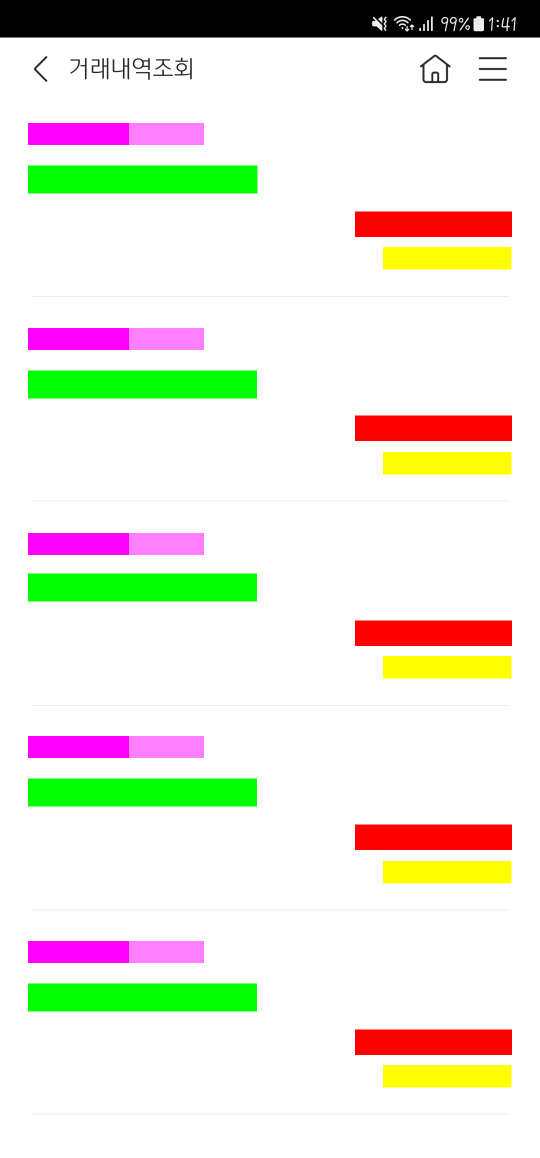
#> input picture bank_templates/template_kookmin1_colored.png, 1080 x 2316 px (shown at 1/2 size); the run also reads 3 pictures not shown here
$ jupyter execute --allow-errors customOCR.ipynb
#> lines starting #> are read from the running program, lines starting #| are printed output that depends on the picture; after the words box and inside, x2 and y2 are one past the last pixel; in counts of white or black regions, pixels touching at a corner belong together
[cell 1]
# RGNZSk1PVVhNWUplbG1xSEJvc29lTU1rT3Vza3BXQks=

[cell 2]
import requests
import uuid
import time
import json

api_url = 'https://6qrqmcifot.apigw.ntruss.com/custom/v1/43286/8e0b280a131c8fa7f2589b0e0e8c73f24dd0adafff084df720952fdb4a3687ca/general'
secret_key = 'RGNZSk1PVVhNWUplbG1xSEJvc29lTU1rT3Vza3BXQks='
image_file = './bank_statement/국민.png'

request_json = {
    'images': [
        {
            'format': 'jpg',
            'name': 'demo'
        }
    ],
    'requestId': str(uuid.uuid4()),
    'version': 'V2',
    'timestamp': int(round(time.time() * 1000))
}

payload = {'message': json.dumps(request_json).encode('UTF-8')}
#> (the rest of this cell did not finish here and is left out)

#> (a cell that did not finish here is left out)

[cell 4]
import easyocr

# 한국어('ko')와 영어('en')를 사용하도록 리더 초기화 (최초 실행 시 모델 다운로드)
#> (the rest of this cell did not finish here and is left out)

[cell 5]
import sys
import os

# '뽀로로' 라이브러리를 시스템 경로에 추가하여 import 가능하게 만듭니다.
pororo_path = './pororo_main'
if pororo_path not in sys.path:
    sys.path.append(pororo_path)

from pororo_main.main import PororoOcr

# 1. '뽀로로' OCR 모델을 초기화합니다.
# 처음 실행 시 모델을 메모리에 로드하므로 시간이 걸릴 수 있습니다.
#> (the rest of this cell did not finish here and is left out)

[cell 6]
import pandas as pd

# 이전 셀에서 얻은 ocr_result를 사용합니다.
#> (the rest of this cell did not finish here and is left out)

[cell 7]
import pandas as pd
import os
from tqdm import tqdm
import matplotlib.pyplot as plt

# 이미지가 저장된 디렉토리
image_dir = './bank_statement'
# 처리할 이미지 확장자 목록
allowed_extensions = ['.png', '.jpg', '.jpeg']

# 디렉토리에서 이미지 파일 목록을 가져옵니다.
try:
    image_files = [f for f in os.listdir(image_dir) if os.path.splitext(f)[1].lower() in allowed_extensions]
except FileNotFoundError:
    print(f"오류: '{image_dir}' 폴더를 찾을 수 없습니다. 폴더를 생성하고 이미지를 넣어주세요.")
    image_files = []

# 모든 이미지의 처리 결과를 담을 리스트
all_processed_data = []

# 각 이미지 파일을 순회하며 OCR 수행
for filename in tqdm(image_files, desc="이미지 처리 중"):
    image_path = os.path.join(image_dir, filename)

    # --- 수정된 부분: debug=True로 변경하여 결과 이미지를 받음 ---
    # ocr.run_ocr은 debug=True일 때 (원본 이미지, ROI 이미지) 튜플을 반환합니다.
    result_images = ocr.run_ocr(image_path, debug=True)
    ocr_result = ocr.get_ocr_result()

    # --- 추가된 부분: 결과 이미지 출력 ---
    if result_images and len(result_images) == 2:
        # ROI(Region of Interest) 이미지를 출력합니다.
        roi_image = result_images[1]
        plt.figure(figsize=(10, 12))
        plt.imshow(roi_image)
        plt.title(f"OCR Result for: {filename}")
        plt.axis('off') # 축 정보 숨기기
        plt.show()
    # --- 여기까지 추가 ---

    # OCR 결과가 있을 경우에만 데이터 처리
    if ocr_result and ocr_result.get('description'):
        for text, bbox_info in zip(ocr_result['description'], ocr_result['bounding_poly']):
            vertices = bbox_info['vertices']

            x_coords = [vertex['x'] for vertex in vertices]
            y_coords = [vertex['y'] for vertex in vertices]

            x_min, y_min = min(x_coords), min(y_coords)
            x_max, y_max = max(x_coords), max(y_coords)

            all_processed_data.append({
                'image_id': filename,
                'text': text,
                'x_min': x_min, 'y_min': y_min,
                'x_max': x_max, 'y_max': y_max,
                'label': 'O'
            })

# 모든 결과를 하나의 DataFrame으로 합칩니다.
final_df = pd.DataFrame(all_processed_data)

# DataFrame을 CSV 파일로 저장합니다.
output_csv_path = 'ocr_results2.csv'
final_df.to_csv(output_csv_path, index=False, encoding='utf-8-sig')

print(f"\n모든 이미지 처리가 완료되었습니다. 결과가 '{output_csv_path}' 파일에 저장되었습니다.")

# 저장된 결과의 일부를 확인합니다.
display(final_df.head())

[cell 8]
import pandas as pd
import re

def parse_amount(text, label):
    """Amount 텍스트에서 숫자만 추출하고, label에 따라 부호를 결정하는 함수"""
    if text is None:
        return None
    try:
        cleaned_text = re.sub(r'[^\d.-]', '', str(text))
        amount = float(cleaned_text)
        if label == 'AMOUNT_OUT' and amount > 0:
            return -amount
        return amount
    except (ValueError, TypeError):
        return None

# 1. 라벨링된 CSV 파일 로드
try:
    labeled_df = pd.read_csv('ocr_results.csv')
#> (reads ocr_results.csv from the repository)
    print("ocr_results.csv 파일을 성공적으로 불러왔습니다.")
except FileNotFoundError:
    print("오류: ocr_results.csv 파일을 찾을 수 없습니다. 파일명을 확인해주세요.")
    labeled_df = None

if labeled_df is not None:
    # 최종 결과를 담을 리스트 초기화
    all_structured_transactions = []

    # 이미지 ID 별로 그룹화하여 처리
    for image_id, group in labeled_df.groupby('image_id'):

        # '사람이 보듯이' 위에서 아래로, 왼쪽에서 오른쪽으로 정렬
        group = group.sort_values(by=['y_min', 'x_min']).reset_index(drop=True)

        # --- ★★★ 최종 로직: 순차적 상태 기반 파서 ★★★ ---

        # 현재 이미지에서 처리 중인 정보를 담을 변수들
        current_transaction = {}
        last_known_date = None

        # 정렬된 순서대로 OCR 결과를 하나씩 순회
        for _, item in group.iterrows():
            label = item['label']
            text = item['text']

            # 1. 날짜 정보 업데이트
            if label == 'DATE':
                last_known_date = text
                # 만약 날짜가 거래처/금액보다 늦게 나와 이전 거래가 이미 완성된 경우,
                # 마지막 거래의 날짜를 업데이트 해줄 수 있음 (선택적)
                if all_structured_transactions and all_structured_transactions[-1]['image_id'] == image_id and all_structured_transactions[-1]['date'] is None:
                    all_structured_transactions[-1]['date'] = last_known_date


            # 2. 거래처 정보 수집
            elif label == 'MERCHANT':
                # 만약 이미 '현재 거래'에 거래처가 있는데 새로운 거래처가 나오면,
                # 이전 거래는 완성되지 못했으므로 버리고 새로 시작.
                if 'merchant' in current_transaction:
                    current_transaction = {} # 초기화
                current_transaction['merchant'] = text

            # 3. 금액 정보 수집
            elif label in ['AMOUNT_IN', 'AMOUNT_OUT']:
                if 'amount' in current_transaction:
                    current_transaction = {} # 이미 금액이 있는데 또 나오면 초기화
                current_transaction['amount'] = parse_amount(text, label)

            # 4. 거래 완성 조건 확인
            # '거래처'와 '금액'이 모두 채워졌다면 하나의 거래로 완성!
            if 'merchant' in current_transaction and 'amount' in current_transaction:
                # 완성된 거래에 이미지 ID와 날짜를 추가
                current_transaction['image_id'] = image_id
                current_transaction['date'] = last_known_date

                # 최종 결과 리스트에 추가
                all_structured_transactions.append(current_transaction)

                # '현재 거래'를 초기화하여 다음 거래를 준비
                current_transaction = {}

    # 최종 결과 DataFrame 생성
    final_df = pd.DataFrame(all_structured_transactions)

    # 결과 저장 및 출력
    output_path = 'transactions_processed_essentials.csv'
    final_df.to_csv(output_path, index=False, encoding='utf-8-sig')

    print(f"\n핵심 정보 추출이 완료되었습니다. 결과가 '{output_path}' 파일에 저장되었습니다.")
    display(final_df)

[cell 9]
import pandas as pd
import random
from datetime import datetime, timedelta
import os

# --- 설정값 ---
# train_bert_all_cnn4.py에서 사용하는 거래처 데이터 파일 경로
MERCHANT_DATA_PATH = './processed_data/region_all_processed_data.csv'

# --- 데이터 로딩 ---
# 거래처명 데이터 로드 (파일이 없을 경우 예외 처리)
try:
    merchant_df = pd.read_csv(MERCHANT_DATA_PATH)
    # '상호명_Regulated' 컬럼의 값을 리스트로 변환, 중복 제거
    merchant_list = merchant_df['상호명_Regulated'].dropna().unique().tolist()
    print(f"'{MERCHANT_DATA_PATH}'에서 {len(merchant_list)}개의 고유 거래처명을 불러왔습니다.")
except FileNotFoundError:
    print(f"경고: 거래처 데이터 파일('{MERCHANT_DATA_PATH}')을 찾을 수 없습니다. 가상 거래처명을 사용합니다.")
    # Faker를 대체할 간단한 가상 거래처명 생성
    merchant_list = [f'가상상점_{i}' for i in range(200)]
    merchant_list.extend([f'가상회사_{i}(주)' for i in range(50)])


def generate_realistic_transactions(num_transactions, merchants):
    """
    사용자 요구사항에 맞춰 현실성을 높인 가상 거래내역 데이터프레임을 생성합니다.
    """
#> called with num_transactions = 7311
    if not merchants:
        print("오류: 거래처 목록이 비어있습니다. 거래 데이터를 생성할 수 없습니다.")
        return pd.DataFrame()

    transactions = []

    # 1. 날짜는 오늘부터 한달 이내 랜덤한 시점으로 설정
    # 가장 최근 거래 날짜를 오늘 ~ 30일 전 사이에서 랜덤하게 설정
    current_date = datetime.now() - timedelta(days=random.randint(0, 29))

    for _ in range(num_transactions):

        # 4. 거래 날짜는 일정한 확률로 이동
        # 40% 확률로 같은 날, 30% 확률로 하루 전, 20% 확률로 이틀 전, 10% 확률로 사흘 전
        rand_val = random.random()
        if rand_val < 0.4:
            day_delta = 0
        elif rand_val < 0.7:
            day_delta = 1
        elif rand_val < 0.9:
            day_delta = 2
        else:
            day_delta = 3

        current_date -= timedelta(days=day_delta)
        # 같은 날이라도 다른 거래처럼 보이도록 시간은 랜덤하게 설정
        transaction_date = current_date.replace(hour=random.randint(0,23), minute=random.randint(0,59), second=random.randint(0,59))

        # 2. 실제 거래처명 중 랜덤으로 하나 선택
        merchant_name = random.choice(merchants)

        # 3. 출금/입금 비율 및 금액 조정
        if random.random() < 0.9: # 90% 확률로 출금
            amount = -random.randint(10, 2000) * 100
        else: # 10% 확률로 입금 (월급 등 고려)
            amount = random.randint(50, 40000) * 100

        transactions.append({
            'date': transaction_date.strftime('%Y.%m.%d'), # 날짜 형식은 기존과 동일하게 유지
            'merchant': merchant_name,
            'amount': float(amount)
        })

    return pd.DataFrame(transactions)

# 1000 ~ 10000건 사이의 가상 거래내역 생성
num_to_generate = random.randint(1000, 10000)
synthetic_df = generate_realistic_transactions(num_to_generate, merchant_list)

print(f"\n현실성을 반영한 가상 거래 데이터 {len(synthetic_df)}건 생성이 완료되었습니다.")
display(synthetic_df)

[cell 10]
import cv2
import numpy as np
from PIL import Image, ImageDraw, ImageFont
import os
from tqdm import tqdm
import pandas as pd
import random
from datetime import datetime, timedelta

# --- 1. 설정 (변경 없음) ---
COLOR_TO_LABEL_MAP = {
    (255, 0, 255): 'DATE',
    (0, 255, 255): 'DATE_HEADER',
    (0, 255, 0):   'MERCHANT',
    (0, 0, 255):   'MEMO',
    (255, 0, 0):   'AMOUNT',
    (255, 255, 0): 'BALANCE',
}
COLORED_TEMPLATE_PATH = './bank_templates/template_kakao_colored.png'
CLEAN_TEMPLATE_PATH = './bank_templates/template_kakao_clean.png'
output_dir = './generated_bank_statements_final'
os.makedirs(output_dir, exist_ok=True)
label_output_file = os.path.join(output_dir, 'generated_labels.csv')

# --- 2. 폰트 로딩 (변경 없음) ---
font_dir = './fonts'
font_sizes_to_load = [28, 30, 32, 36, 38]
loaded_fonts = []
try:
    font_files = [f for f in os.listdir(font_dir) if f.lower().endswith('.ttf')]
    if not font_files: raise FileNotFoundError("폰트 파일을 찾을 수 없습니다.")
    for font_file in font_files:
        for size in font_sizes_to_load:
            loaded_fonts.append(ImageFont.truetype(os.path.join(font_dir, font_file), size))
    print(f"'{font_dir}'에서 {len(font_files)}개 폰트 파일을 로드하여 {len(loaded_fonts)}개의 폰트 객체를 생성했습니다.")
except FileNotFoundError as e:
    print(f"경고: '{font_dir}' 폴더에 .ttf 폰트 파일이 없습니다. ({e})")
    loaded_fonts = [ImageFont.load_default()]

# --- 3. 템플릿 파싱 (변경 없음) ---
def parse_layout_from_color_template(template_path, color_map):
    try:
        image = cv2.imread(template_path)
#> image is the input picture: shape (2316, 1080, 3); mean B, G, R 219.4, 232.2, 233.5
        image_rgb = cv2.cvtColor(image, cv2.COLOR_BGR2RGB)
    except Exception as e: return None
    layout = {label: [] for label in color_map.values()}
    for color, label in color_map.items():
        mask = cv2.inRange(image_rgb, np.array(color), np.array(color))
        contours, _ = cv2.findContours(mask, cv2.RETR_EXTERNAL, cv2.CHAIN_APPROX_SIMPLE)
        for contour in contours:
            x, y, w, h = cv2.boundingRect(contour)
            layout[label].append((x, y, x + w, y + h))
#> this loop made 6 passes
#> pass 1, in parse_layout_from_color_template, `mask = cv2.inRange(image_rgb, np.array(color), np.array(color))`:
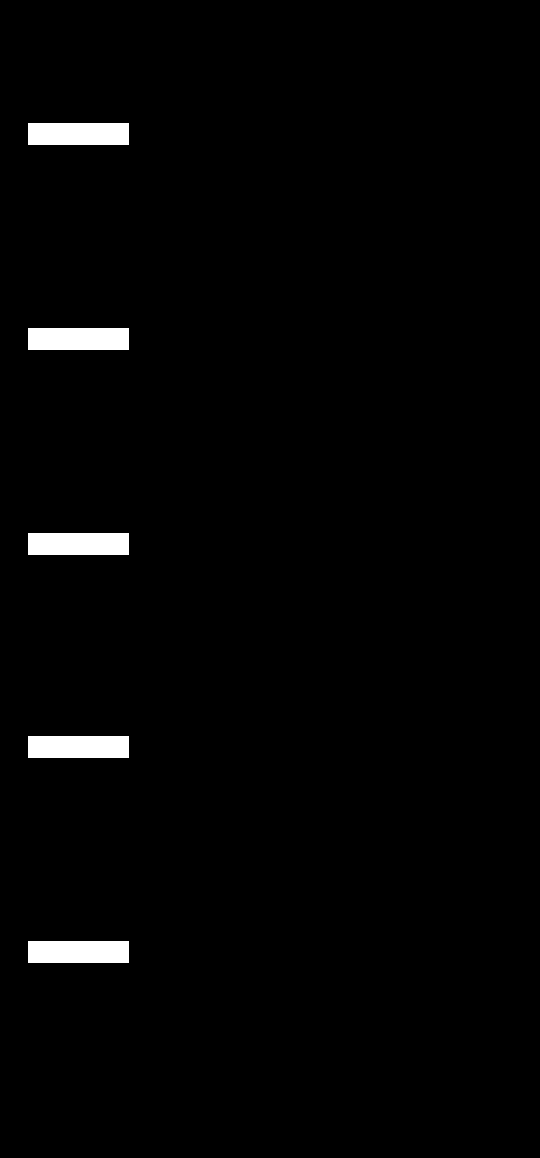
#> mask: shape (2316, 1080) (shown at 1/2 size); 1.8% white; 5 white regions, box (x1, y1, x2, y2) and area: (56, 246, 258, 290) 8888, (56, 656, 258, 700) 8888, (56, 1066, 258, 1110) 8888, (56, 1472, 258, 1516) 8888, (56, 1882, 258, 1926) 8888
#> pass 3, in parse_layout_from_color_template, `mask = cv2.inRange(image_rgb, np.array(color), np.array(color))`:
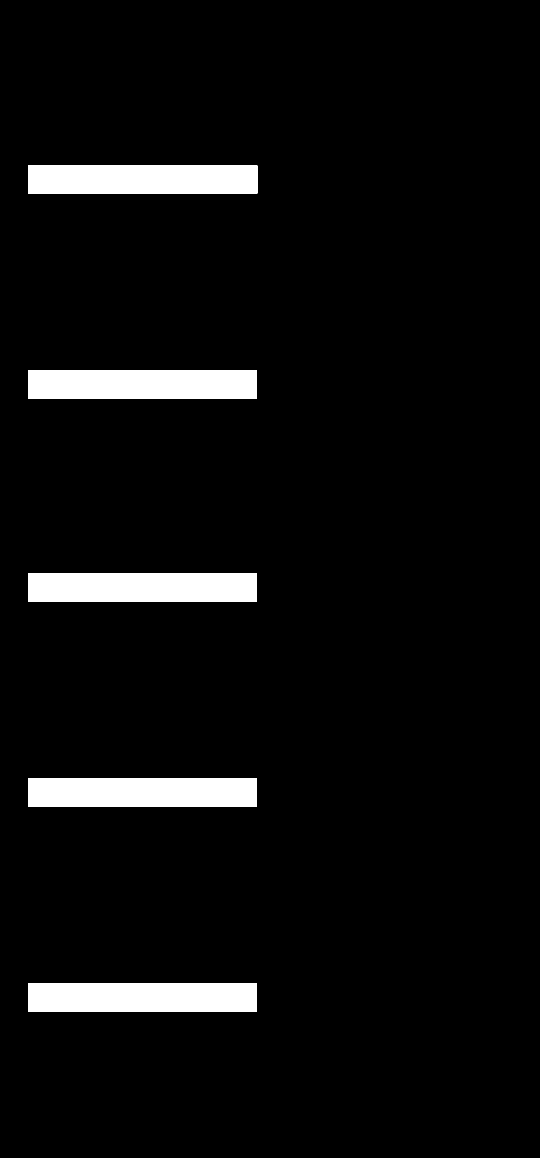
#> mask: shape (2316, 1080) (shown at 1/2 size); 5.1% white; 5 white regions, box (x1, y1, x2, y2) and area: (56, 331, 515, 387) 25704, (56, 741, 514, 797) 25648, (56, 1147, 514, 1203) 25648, (56, 1557, 514, 1613) 25648, (56, 1967, 514, 2023) 25648
#> after the loop:
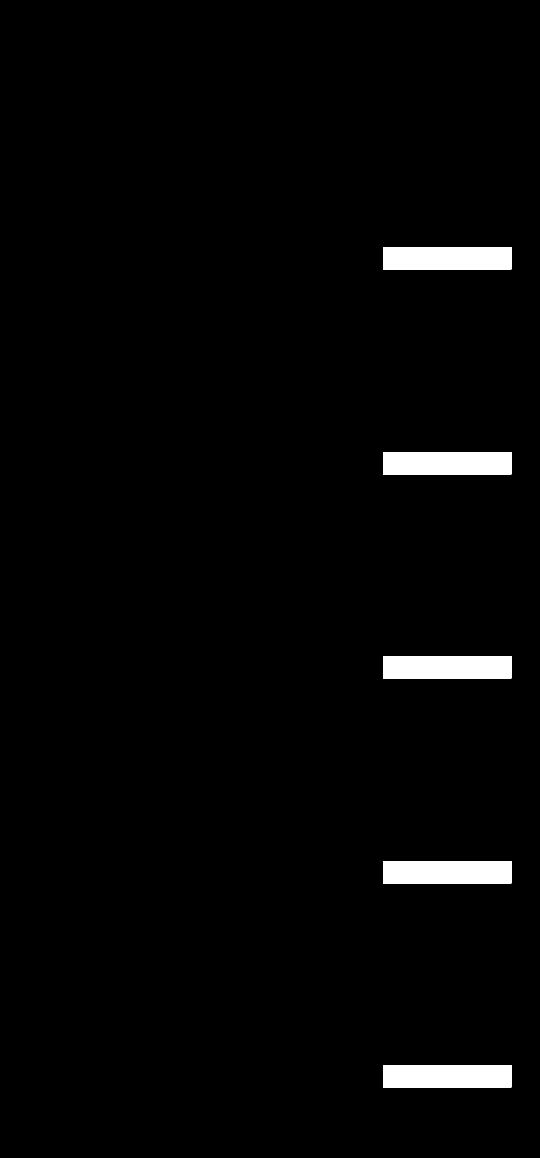
#> mask: shape (2316, 1080) (shown at 1/2 size); 2.3% white; 5 white regions, box (x1, y1, x2, y2) and area: (766, 494, 1023, 539) 11565, (766, 904, 1023, 949) 11565, (766, 1312, 1023, 1357) 11565, (766, 1722, 1023, 1767) 11565, (766, 2130, 1023, 2175) 11565
    for label in layout:
        layout[label].sort(key=lambda bbox: (bbox[1], bbox[0]))
    print("컬러 템플릿 파싱 완료.")
    return layout

# --- 4. 이미지 데이터 생성 함수 (토스 UI 스타일 로직 추가) ---
# [114 lines left out: functions generate_image_data, generate_images_from_parsed_layout, not called in this run]

# --- 6. 실행 ---
# 템플릿 설정: 다양한 은행 템플릿 정보를 리스트로 관리
TEMPLATES_CONFIG = [
    {
        'name': 'kakao',
        'clean_path': './bank_templates/template_kakao_clean.png',
        'colored_path': './bank_templates/template_kakao_colored.png',
        'amount_style': 'sign',  # +/-, 금액만 표시
        'date_style_options': ['per_item', 'toss_like'], # 날짜 표시 스타일
    },
    {
        'name': 'kookmin',
        'clean_path': './bank_templates/template_kookmin1_clean.png',
        'colored_path': './bank_templates/template_kookmin1_colored.png',
        'amount_style': 'text', # '입금', '출금' 텍스트로 표시
        'date_style_options': ['per_item'],
    }
    # 여기에 다른 은행 템플릿 설정을 추가할 수 있습니다.
]

def generate_image_data_revised(num_items, merchants, config):
    """ 템플릿 설정에 따라 다른 스타일의 데이터를 생성하는 함수 """
    drawable_items = []
    memos = ['#체크카드', '#용돈', '#월급', '#이체', '#송금']
    current_date = datetime.now() - timedelta(days=random.randint(0, 30))
    balance = random.randint(500000, 2000000)

    last_header_date_str = ""
    last_item_date_str = ""

    # 설정에서 날짜 스타일 랜덤 선택
    date_style = random.choice(config['date_style_options'])

    for i in range(num_items):
        day_delta = random.choices([0, 1, 2, 3], weights=[0.4, 0.3, 0.2, 0.1])[0]
        current_date -= timedelta(days=day_delta)
        date_str = current_date.strftime('%m.%d')

        if date_str != last_header_date_str:
            drawable_items.append({'label': 'DATE_HEADER', 'text': date_str, 'item_index': i})
            last_header_date_str = date_str

        if date_style == 'per_item':
            drawable_items.append({'label': 'DATE', 'text': date_str, 'item_index': i})
        elif date_style == 'toss_like' and date_str != last_item_date_str:
            drawable_items.append({'label': 'DATE', 'text': date_str, 'item_index': i})

        last_item_date_str = date_str

        merchant_name = random.choice(merchants)
        is_income = random.random() < 0.15

        amount_val = random.randint(500, 4000) * 100 if is_income else random.randint(10, 200) * 100

        # ★★★ 설정에 따른 금액 텍스트 스타일 분기 ★★★
        if config['amount_style'] == 'text':
            if is_income:
                label, text = 'AMOUNT_IN', f"입금 {amount_val:,}원"
            else:
                label, text = 'AMOUNT_OUT', f"출금 {amount_val:,}원"
        else: # 기본값 'sign' 스타일
            if is_income:
                label, text = 'AMOUNT_IN', f"{amount_val:,}원"
            else:
                amount_val = -amount_val
                label, text = 'AMOUNT_OUT', f"{amount_val:,}원"

        balance += amount_val if is_income else amount_val

        drawable_items.append({'label': 'MERCHANT', 'text': merchant_name, 'item_index': i})
        drawable_items.append({'label': label, 'text': text, 'item_index': i})
        drawable_items.append({'label': 'BALANCE', 'text': f"{balance:,}원", 'item_index': i})

        if random.random() < 0.7:
            drawable_items.append({'label': 'MEMO', 'text': random.choice(memos), 'item_index': i})

    return drawable_items

def generate_synthetic_images(template_configs, num_images=20):
    """ 설정된 모든 템플릿을 사용하여 다양한 이미지를 생성합니다. """
    if not loaded_fonts: return

    all_labels_df = pd.DataFrame()

    amount_color_schemes = {
        'blue_black': {'AMOUNT_IN': (50, 100, 255), 'AMOUNT_OUT': (20, 20, 20)},
        'blue_red':   {'AMOUNT_IN': (50, 100, 255), 'AMOUNT_OUT': (200, 30, 30)}
    }

    print(f"\n총 {num_images}개의 다양한 은행 명세서 이미지 생성을 시작합니다...")

    for i in tqdm(range(num_images), desc="이미지 생성 중"):
        # 매번 랜덤한 템플릿 선택
        chosen_template_config = random.choice(template_configs)

        # 선택된 템플릿 파싱
        parsed_layout = parse_layout_from_color_template(chosen_template_config['colored_path'], COLOR_TO_LABEL_MAP)
        if not parsed_layout:
            print(f"경고: '{chosen_template_config['name']}' 템플릿 파싱 실패. 건너뜁니다.")
            continue

        items_per_image = len(parsed_layout.get('MERCHANT', []))
        if items_per_image == 0: continue

        img = Image.open(chosen_template_config['clean_path']).convert("RGB")
#> (the rest of the program and of its run is left out)
